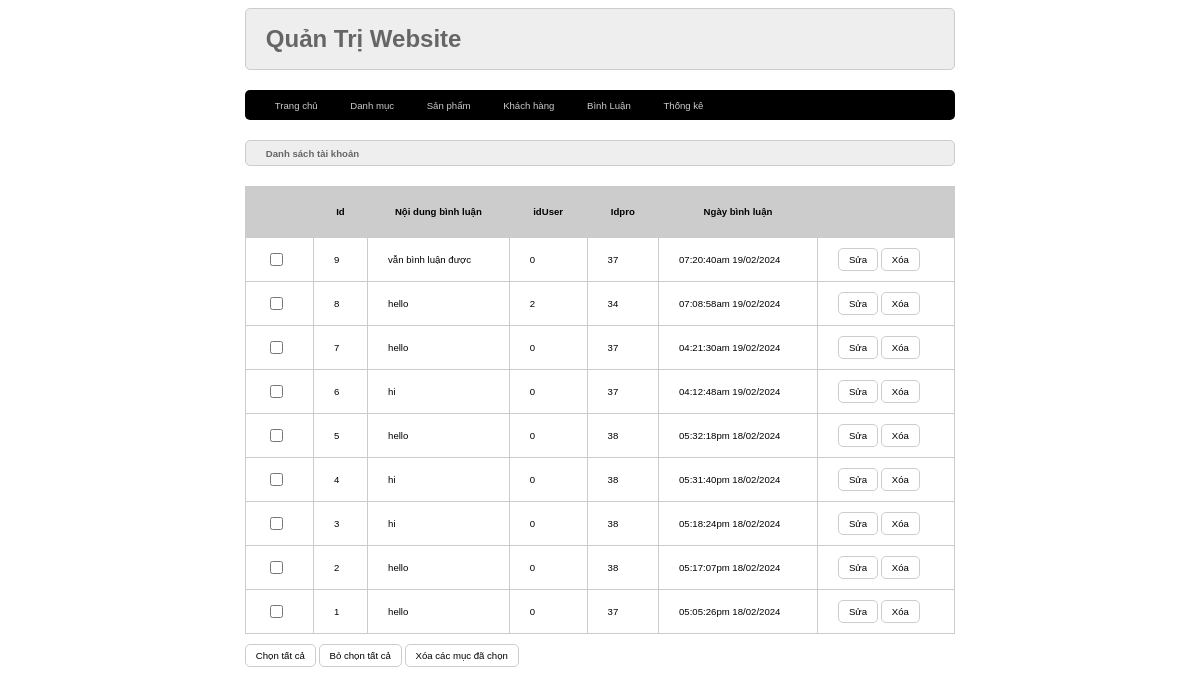
Screenshot of /admin/index.php?act=dsbl with the database file from the repository.
### tables this page shows
CREATE TABLE `binhluan` (
  `id` int(10) NOT NULL,
  `noidung` varchar(255) NOT NULL,
  `iduser` int(10) NOT NULL,
  `idpro` int(10) NOT NULL,
  `ngaybinhluan` varchar(30) NOT NULL
);

### model/pdo.php (called while the page is built, shortened)
<?php
function pdo_get_connection(){
    $host = "127.0.0.1";
    $username ="root";
    $password ="";
    $dbname ="duanmau2024";
    try{
        $conn = new PDO("mysql:host=$host; dbname=$dbname; charset=utf8", $username, $password);
        $conn->setAttribute(PDO::ATTR_ERRMODE, PDO::ERRMODE_EXCEPTION);
        return $conn;
    }catch(PDOException $e){
        echo "Lỗi kết nối CSDL: " . $e->getMessage();
    }
}
function pdo_query($sql){
    $sql_args = array_slice(func_get_args(), 1);
    try{
        $conn = pdo_get_connection();
        $stmt = $conn->prepare($sql);
        $stmt->execute($sql_args);
        $rows = $stmt->fetchAll();
        return $rows;
    }
    catch(PDOException $e){
        throw $e;
    }
    finally{
        unset($conn);
    }
}

### model/binhluan.php (called while the page is built, shortened)
<?php
    function loadall_binhluan($idpro){
        $sql="SELECT * FROM binhluan WHERE 1";
        $sql.=" ORDER BY id desc";
        $listbl=pdo_query($sql);
        return $listbl;
    }
?>

### admin/binhluan/list.php (the view)
<div class="row">
            <div class="row formtitle"><h1>Danh sách tài khoản</h1></div>
        <div class="row formcontent">
            <div class="row mb10 formdslh">
                <table>
                    <tr>
                        <th></th>
                        <th>Id</th>
                        <th>Nội dung bình luận</th>
                        <th>idUser</th>
                        <th>Idpro</th>
                        <th>Ngày bình luận</th>
                        <th></th>
                    </tr>
                    <?php
                       foreach ($listbinhluan as $binluan){
                        extract($binluan);
                        $suabl="index.php?act=suabl&id=".$id;
                        $xoabl="index.php?act=xoabl&id=".$id;
                            echo '
                            <tr>
                                <td><input type="checkbox" name="" id=""></td>
                                <td>'.$id.'</td>
                                <td>'.$noidung.'</td>
                                <td>'.$iduser.'</td>
                                <td>'.$idpro.'</td>
                                <td>'.$ngaybinhluan.'</td>
                                <td><a href="'.$suabl.'"><input type="button" value="Sửa"></a> <a href="'.$xoabl.'"><input type="button" value="Xóa"></a></td>
                        </tr>
                            ';
                       }
                    ?>
                </table>
            </div>
            <div class="row mb10">
                <input type="button" value="Chọn tất cả">
                <input type="button" value="Bỏ chọn tất cả">
                <input type="button" value="Xóa các mục đã chọn">
            </div>
        </div>
</div>

### admin/style.css (style rules this page uses)
* { box-sizing: border-box; font-family: sans-serif; font-size: 0.8vw; }
.row { float: left; width: 100%; }
.mb10 { margin-bottom: 10px; }
.formtk input[type="submit"], .formcontent input[type="submit"], .formcontent input[type="reset"], .formcontent input[type="button"] { border-radius: 5px; padding: 5px 10px; background-color: white; border: 1px #CCC solid; }
.formtitle { background-color: #EEE; border: 1px #CCC solid; color: #666; border-radius: 5px; padding: 0px 20px; }
.formcontent { padding: 20px 0; }
.formdslh table { width: 100%; border-collapse:collapse ; }
.formdslh table th { background-color: #CCC; padding: 20px; }
.formdslh table td { padding: 10px 20px; border: 1px #CCC solid; }

### rows the page displays
binhluan: id "9", noidung "vẫn bình luận được", iduser "0", idpro "37", ngaybinhluan "07:20:40am 19/02/2024"
binhluan: id "8", noidung "hello", iduser "2", idpro "34", ngaybinhluan "07:08:58am 19/02/2024"
binhluan: id "7", noidung "hello", iduser "0", idpro "37", ngaybinhluan "04:21:30am 19/02/2024"
binhluan: id "6", noidung "hi", iduser "0", idpro "37", ngaybinhluan "04:12:48am 19/02/2024"
binhluan: id "5", noidung "hello", iduser "0", idpro "38", ngaybinhluan "05:32:18pm 18/02/2024"
binhluan: id "4", noidung "hi", iduser "0", idpro "38", ngaybinhluan "05:31:40pm 18/02/2024"
binhluan: id "3", noidung "hi", iduser "0", idpro "38", ngaybinhluan "05:18:24pm 18/02/2024"
binhluan: id "2", noidung "hello", iduser "0", idpro "38", ngaybinhluan "05:17:07pm 18/02/2024"
binhluan: id "1", noidung "hello", iduser "0", idpro "37", ngaybinhluan "05:05:26pm 18/02/2024"
